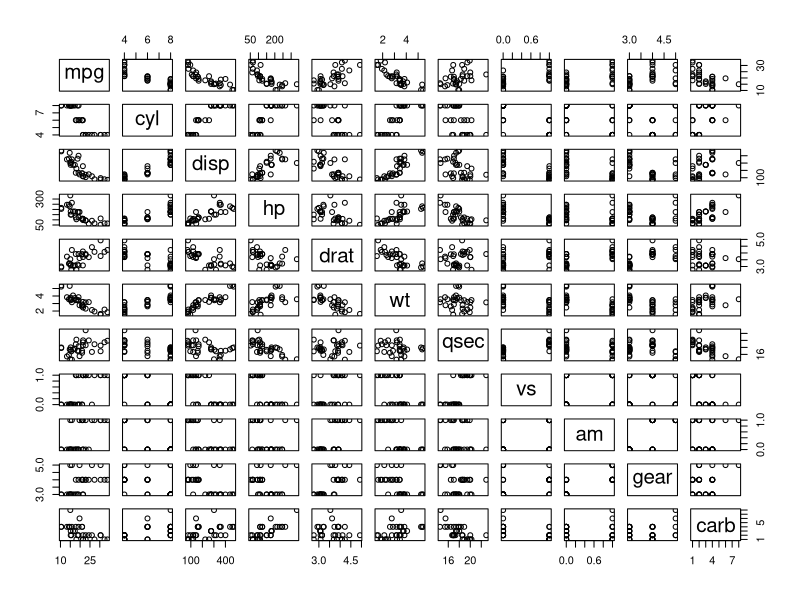
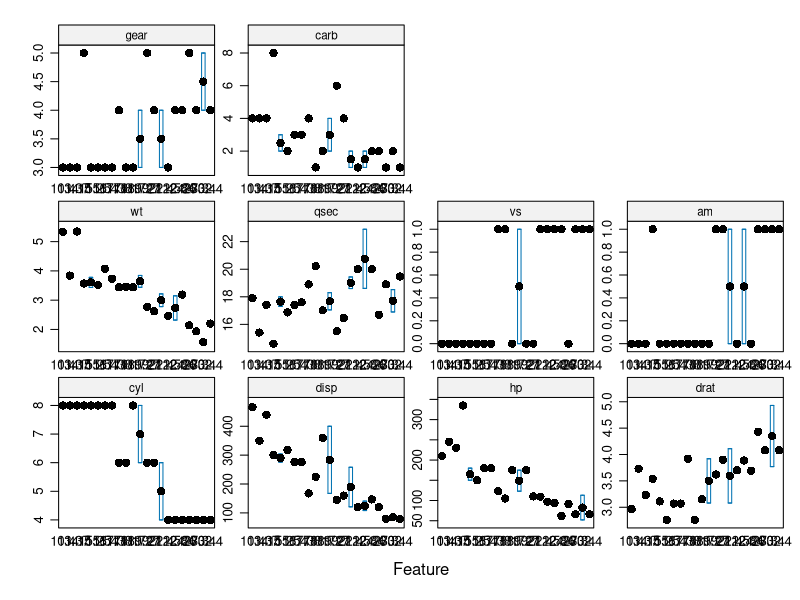
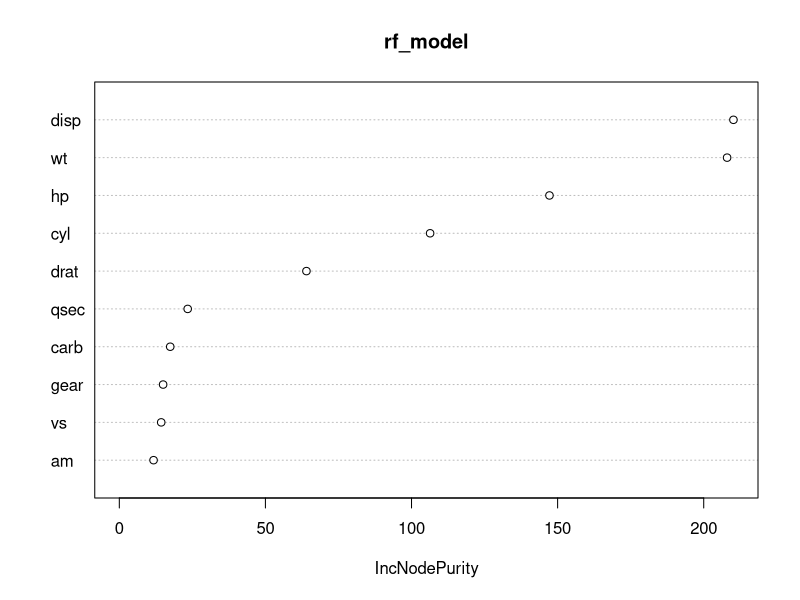
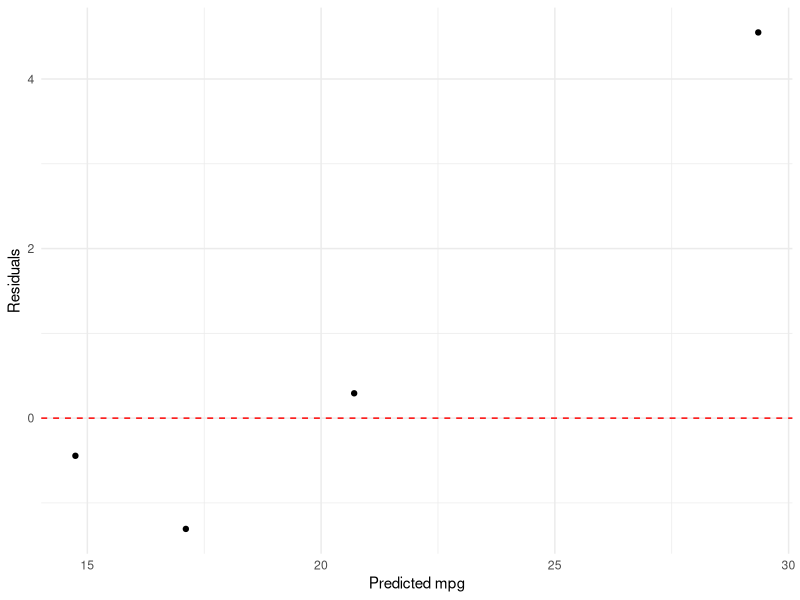
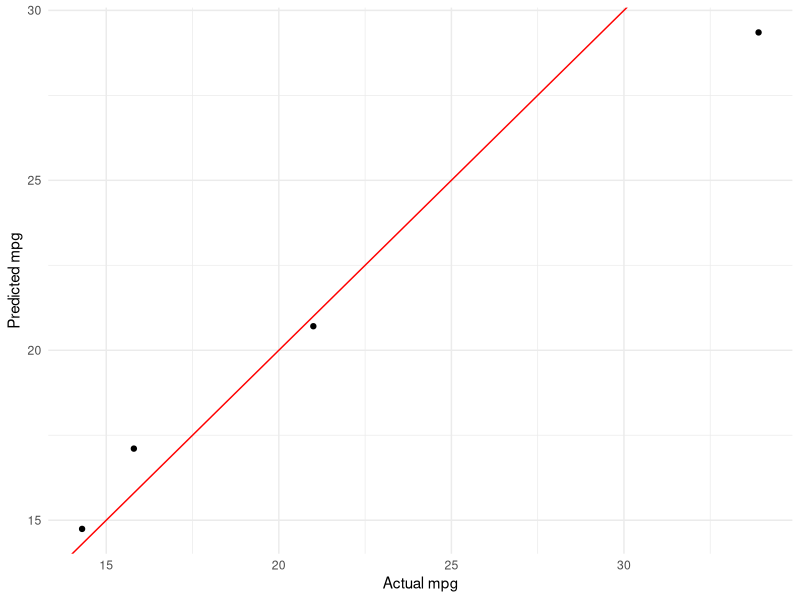

Source code (R) for these figures, in order:
#HEADER------------------------------------
#
#Author: sundan
#Copyright   Copyright 2024-sundan
#Email:sundan@mail.ustc.edu.cn
#
#Date:2024-03-30
#
#Script Name:sundan_homework_04
#
#Script Description:homework_04,主要关于如何使用caret包进行模型构建等
#
#
#SETUP ----------------------------------------------


#加载caret，之前已经进行了该包的安装
library(ggplot2)
library(caret)
library(randomForest)
library(skimr)

#根据作业要求，加载R语言中内置的mtcars数据集
data(mtcars)

#查看数据集结构及内容
str(mtcars)
head(mtcars[, 1:10])
summary(mtcars)
pairs(mtcars)

#检查数据集是否有缺失值，返回值0
sum(is.na(mtcars))

#创建训练集和测试集，确定mpg为目标变量
set.seed(123)
trainIndex <- createDataPartition(mtcars$mpg, p = 0.8, list = FALSE)
trainData <- mtcars[trainIndex, ]
testData <- mtcars[-trainIndex, ]

#查看训练集
head(trainData)
ncol(trainData)

#统计信息
library(skimr)
skimmed <- skim(trainData)
skimmed[, c(1:5, 9:11)]

#训练随机森林模型
rf_model <- randomForest(mpg ~ ., data = trainData)

#可视化变量重要性featurePlot
features <- names(mtcars)[-1]
featurePlot(x = trainData[, features], 
            y = as.factor(trainData$mpg), 
            plot = "box",
            strip=strip.custom(par.strip.text=list(cex=.7)),
            scales = list(x = list(relation="free"), 
                          y = list(relation="free")))

#可视化变量重要性varImpPlot
rf_model <- randomForest(mpg ~ ., data = trainData)
varImpPlot(rf_model)

#根据两种确定变量重要性方法，确定disp210最为重要
important_features <- importance(rf_model, type = 2)
str(important_features)
selected_features <- rownames(important_features)[order(important_features[, "IncNodePurity"], decreasing = TRUE)]

#根据上述结果，重新训练模型
rf_model_selected <- randomForest(mpg ~ ., data = trainData[, c("mpg", selected_features)])

#使用交叉验证进行模型调优
tune_grid <- expand.grid(mtry = c(1, 2, 3, 4, 5))
rf_tuned <- train(
  mpg ~ ., 
  data = trainData[, c("mpg", selected_features)],
  method = "rf",
  trControl = trainControl(method = "cv", number = 5),
  tuneGrid = tune_grid
)

#获得最佳模型
best_model <- rf_tuned$bestTune

#评估模型性能
predictions <- predict(rf_tuned, newdata = testData[, c("mpg", selected_features)])
perf <- postResample(pred = predictions, obs = testData$mpg)

#打印性能指标，获得的结果表明预测结果良好
print(perf)

#绘制残差图
residuals <- testData$mpg - predictions
ggplot(data.frame(residuals = residuals, predictions = predictions), aes(x = predictions, y = residuals)) +
  geom_point() +
  geom_hline(yintercept = 0, linetype = "dashed", color = "red") +
  labs(x = "Predicted mpg", y = "Residuals") +
  theme_minimal()

#可视化预测结果
ggplot(data.frame(predictions = predictions, actual = testData$mpg), aes(x = actual, y = predictions)) +
  geom_point() +
  geom_abline(color = "red") +
  labs(x = "Actual mpg", y = "Predicted mpg") +
  theme_minimal()

#根据选定的特征，确定了预测mpg与实际mpg之间的线性关系并进一步获取了拟合效果，即R方值为0.9047082
total_variance <- sum((testData$mpg - mean(testData$mpg))^2)
residual_variance <- sum((testData$mpg - predictions)^2)
rsquared <- 1 - (residual_variance / total_variance)
print(rsquared)
